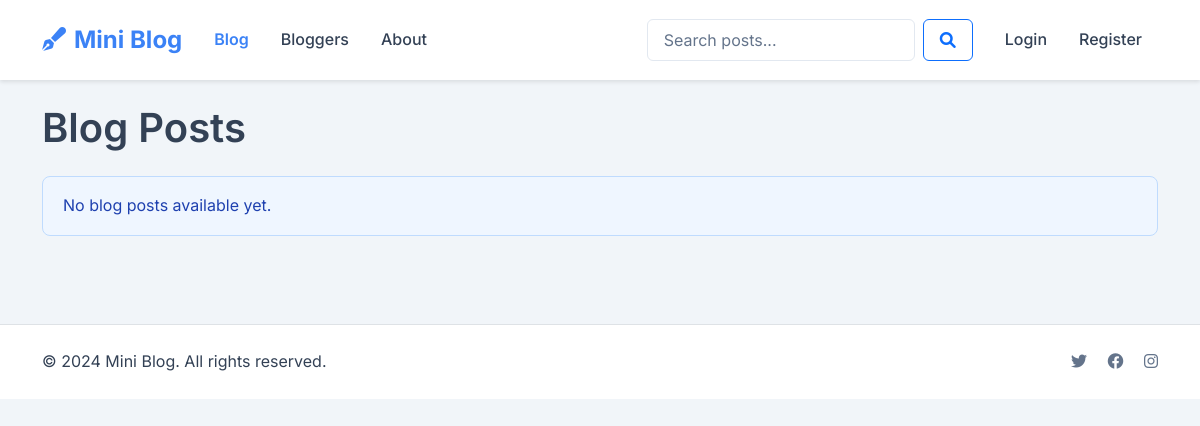
/blog/, run on an earlier commit of the app's database.
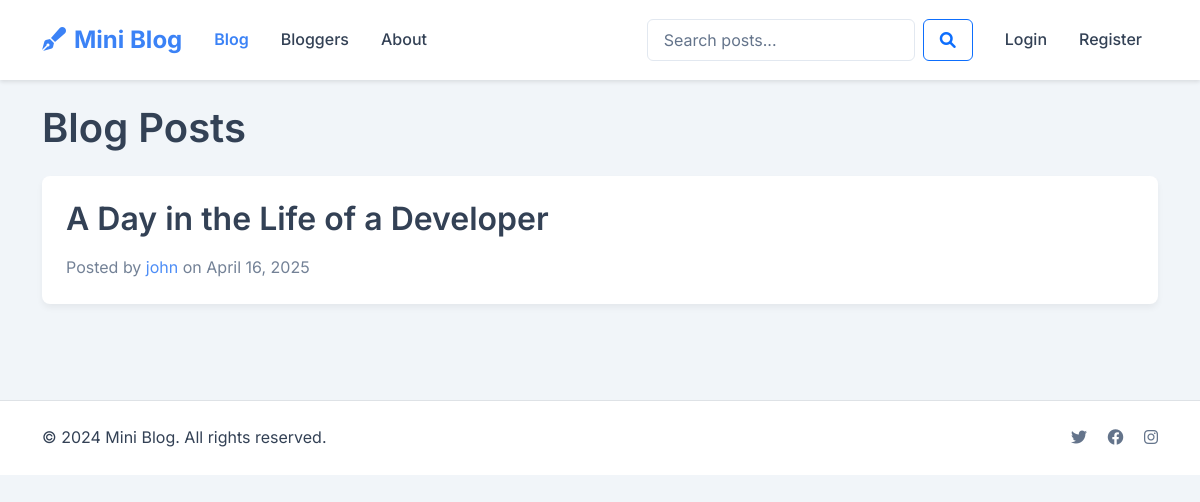
And on a later commit of the database.
### app/models.py (models this page shows, shortened)
class BlogPost(models.Model):
    title = models.CharField(max_length=200)
    content = models.TextField()
    author = models.ForeignKey(User, on_delete=models.CASCADE, related_name='blog_posts')
    created_at = models.DateTimeField(auto_now_add=True)
    updated_at = models.DateTimeField(auto_now=True)
    liked_by = models.ManyToManyField(User, related_name='liked_posts', blank=True)
    disliked_by = models.ManyToManyField(User, related_name='disliked_posts', blank=True)
    class Meta:
        ordering = ['-created_at']

class User(AbstractUser):
    full_name = models.CharField(max_length=150, blank=True)
    bio = models.TextField(max_length=500, blank=True)
    location = models.CharField(max_length=100, blank=True)
    website = models.URLField(max_length=200, blank=True)
    profile_picture = models.ImageField(upload_to='profile_pics/', null=True, blank=True)
    created_at = models.DateTimeField(auto_now_add=True)
    updated_at = models.DateTimeField(auto_now=True)
    bookmarks = models.ManyToManyField('BlogPost', related_name='bookmarked_by', blank=True)
    objects = UserManager()

### app/views.py (the view)
# urls.py: path('blog/', views.blog_list, name='blog_list'),
def blog_list(request):
    posts = BlogPost.objects.all()
    paginator = Paginator(posts, 5)
    page_number = request.GET.get('page')
    posts = paginator.get_page(page_number)
    return render(request, 'blog_list.html', {'posts': posts})

### app/templates/blog_list.html (shortened to what this page needs)
{% extends 'base.html' %}
{% block content %}
<div class="row">
    <div class="col-md-12">
        <h1 class="mb-4">Blog Posts</h1>
        {% for post in posts %}
            <div class="card mb-4">
                <div class="card-body">
                    <h2 class="card-title">
                        <a href="{% url 'blog_detail' post.id %}" class="text-decoration-none">{{ post.title }}</a>
                    </h2>
                    <p class="card-text text-muted">
                        Posted by <a href="{% url 'blogger_detail' post.author.id %}" class="text-decoration-none">{{ post.author.username }}</a>
                        on {{ post.created_at|date:"F j, Y" }}
                    </p>
                </div>
            </div>
        {% empty %}
            <div class="alert alert-info">
                No blog posts available yet.
            </div>
        {% endfor %}
    </div>
</div>
{% endblock %}

What changed in the data, as far as the page shows it:
added BlogPost: title "A Day in the Life of a Developer", author.username "john", created_at "April 16, 2025"
Also different on the page:
text no longer shown: "No blog posts available yet."
